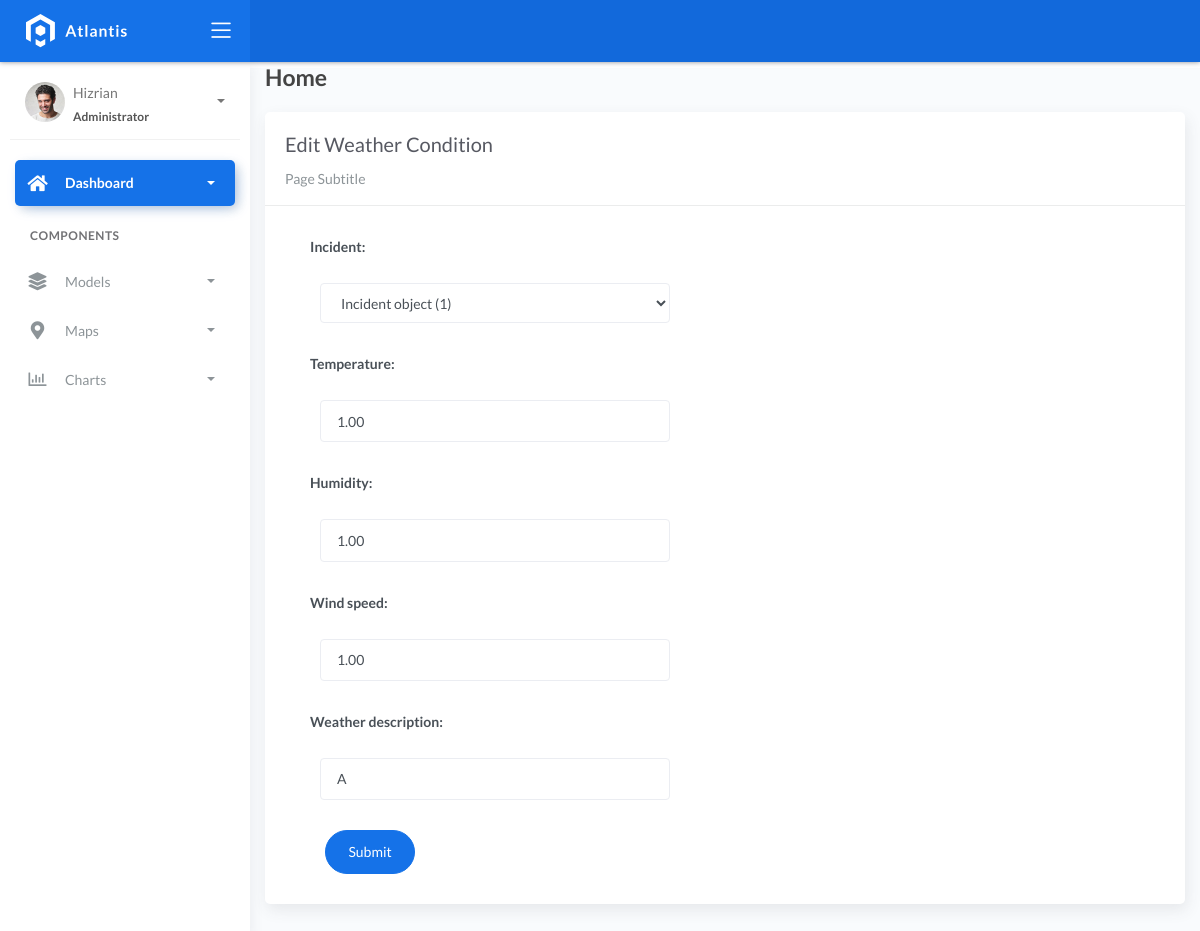
Page /weatherconditions/update/2/ on the committed database.
### fire/models.py (models this page shows)
class BaseModel(models.Model):
    created_at = models.DateTimeField(auto_now_add=True, db_index=True)
    updated_at = models.DateTimeField(auto_now=True)
    class Meta:
        abstract = True

class WeatherConditions(BaseModel):
    incident = models.ForeignKey(Incident, on_delete=models.CASCADE)
    temperature = models.DecimalField(max_digits=10, decimal_places=2)
    humidity = models.DecimalField(max_digits=10, decimal_places=2)
    wind_speed = models.DecimalField(max_digits=10, decimal_places=2)
    weather_description = models.CharField(max_length=150)

### fire/views.py (the view, shortened to what this page needs)
# urls.py: path('weatherconditions/update/<pk>/', views.WeatherConditionsUpdateView.as_view(), name='weatherconditions_update'),
class WeatherConditionsUpdateView(UpdateView):
    model = WeatherConditions
    form_class = WeatherConditionsForm
    template_name = "weatherconditions/update.html"
    success_url = reverse_lazy('weatherconditions_list')

### fire/forms.py
class WeatherConditionsForm(ModelForm):
    class Meta:
        model = WeatherConditions
        fields = "__all__"

### templates/weatherconditions/update.html (shortened to what this page needs)
{% extends 'base.html' %} {% load static %} {% block content %}
<div class="content">
    <div class="container-fluid">
        <h4 class="page-title">Home</h4>
        <div class="row">
            <div class="col-md-12">
                <div class="card">
                    <div class="card-header">
                        <div class="card-title">Edit Weather Condition</div>
                        <div class="card-category">Page Subtitle</div>
                    </div>
                    <div class="col-md-6">
                        <div class="card-body">
                            <form class="" action="" method="post" novalidate>
                                {% include 'includes/form.html' %}
                                <div class="form-group">
                                    <div class="col-md-12 col-sm-3">
                                        <button type="submit" class="btn btn-primary btn-rounded">Submit</button>
                                    </div>
                                </div>
                            </form>
                        </div>
                    </div>
                </div>
            </div>
        </div>
    </div>
</div>
{% endblock %}

### templates/includes/form.html (shortened to what this page needs)
{% load widget_tweaks %}
{% for field in form %}
<div class="field item form-group">
    <label>{{ field.label_tag }}</label>
    <div class="form-group">
        {% render_field field class="form-control" %}
    </div>
</div>
{% endfor %}

### rows in the picture
WeatherConditions: incident "Incident object (1)" "1.00" "1.00" "1.00" "A"

### other values in the picture
{{ field.label_tag }} "Incident:" "Temperature:" "Humidity:" "Wind speed:" "Weather description:"
